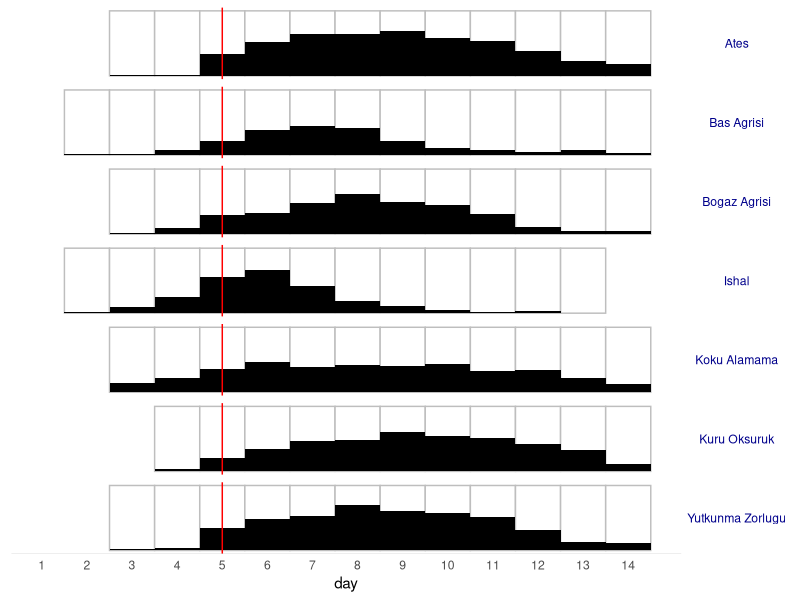

The R script that drew this image:
require(ggplot2) 
library(dplyr)

day<-data.frame(1:14)
sympton<-c("Ates","Kuru Oksuruk" ,"Bogaz Agrisi" ,"Yutkunma Zorlugu","Bas Agrisi","Ishal","Koku Alamama")
df<-merge(day,sympton)
names(df)<-c("day","sympton")
fre<-c(0,0,1,2,33,52,65,64,69,59,53,39,23,19,0,0,0,4,20,34,46,49,61,55,51,42,33,11,0,0,1,9,29,33,48,61,49,45,31,11,5,4,0,0,3,4,35,49,53,70,61,58,52,31,13,11,0,1,2,8,22,39,44,41,22,11,8,4,7,3,0,2,9,25,55,66,42,19,11,5,2,3,1,0,0,0,15,22,36,47,39,42,40,43,33,35,22,12)
df<-cbind(df,fre)
df<-rbind(df%>%mutate(comp=0),df%>%mutate(comp=1,fre=ifelse(fre>0,100-fre,0)))
selection<-sympton
df_selected<-df %>% filter(sympton %in% selection)%>%
		        filter(sympton %in% selection & fre>0) %>%
			  mutate(fre=ifelse(comp==1,100,fre))
p <- ggplot(df_selected, aes(x=day,y = fre,fill =as.factor(comp),group=sympton)) 
p <- p + geom_col(data=df_selected%>%filter(comp==1),width =1,col="grey")+ylim(0,100)
p <- p + scale_fill_manual(values = alpha("white",.9))
p <- p + geom_col(data=df_selected%>%filter(comp==0),width =1,fill = "black")+ylim(0,100)
p <- p + theme_classic()
p <- p + scale_x_continuous(breaks=seq(1, 14, 1))
p <- p + expand_limits(x=c(1,14))
p <- p + geom_vline(xintercept = 5,col="red")
p <- p + facet_wrap( ~ sympton, ncol=1, strip.position = "right",drop=TRUE)
p <- p + theme( 
  		    panel.border = element_blank(),
  		    panel.grid.major = element_blank(),
  		    panel.grid.minor = element_blank(),		    
		    legend.position="none",
		    strip.background=element_blank(),
		    axis.title.y = element_blank(),
		    axis.ticks = element_blank(),
		    axis.text.y = element_blank(),
   		    axis.line.x=element_line(size = 0.1, colour = "grey"),
		    axis.line.y= element_blank(),
		    strip.text.y = element_text(angle = 0, color='blue4')
		   )
p